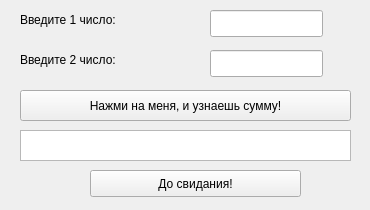
<?xml version="1.0" encoding="UTF-8"?>
<ui version="4.0">
 <class>MainWindow</class>
 <widget class="QMainWindow" name="MainWindow">
  <property name="geometry">
   <rect>
    <x>0</x>
    <y>0</y>
    <width>370</width>
    <height>210</height>
   </rect>
  </property>
  <property name="sizePolicy">
   <sizepolicy hsizetype="Preferred" vsizetype="Preferred">
    <horstretch>0</horstretch>
    <verstretch>0</verstretch>
   </sizepolicy>
  </property>
  <property name="minimumSize">
   <size>
    <width>370</width>
    <height>210</height>
   </size>
  </property>
  <property name="maximumSize">
   <size>
    <width>370</width>
    <height>210</height>
   </size>
  </property>
  <property name="windowTitle">
   <string>Моя крутая программа на Qt</string>
  </property>
  <property name="autoFillBackground">
   <bool>false</bool>
  </property>
  <widget class="QWidget" name="centralwidget">
   <property name="enabled">
    <bool>true</bool>
   </property>
   <widget class="QPushButton" name="pushButton_1">
    <property name="geometry">
     <rect>
      <x>20</x>
      <y>90</y>
      <width>331</width>
      <height>31</height>
     </rect>
    </property>
    <property name="text">
     <string>Нажми на меня, и узнаешь сумму!</string>
    </property>
   </widget>
   <widget class="QPushButton" name="pushButton_2">
    <property name="geometry">
     <rect>
      <x>90</x>
      <y>170</y>
      <width>211</width>
      <height>27</height>
     </rect>
    </property>
    <property name="text">
     <string>До свидания!</string>
    </property>
   </widget>
   <widget class="QLineEdit" name="lineEdit_1">
    <property name="geometry">
     <rect>
      <x>210</x>
      <y>10</y>
      <width>113</width>
      <height>27</height>
     </rect>
    </property>
   </widget>
   <widget class="QLineEdit" name="lineEdit_2">
    <property name="geometry">
     <rect>
      <x>210</x>
      <y>50</y>
      <width>113</width>
      <height>27</height>
     </rect>
    </property>
   </widget>
   <widget class="QLabel" name="label_1">
    <property name="geometry">
     <rect>
      <x>20</x>
      <y>10</y>
      <width>141</width>
      <height>19</height>
     </rect>
    </property>
    <property name="text">
     <string>Введите 1 число:</string>
    </property>
   </widget>
   <widget class="QLabel" name="label_2">
    <property name="geometry">
     <rect>
      <x>20</x>
      <y>50</y>
      <width>131</width>
      <height>19</height>
     </rect>
    </property>
    <property name="text">
     <string>Введите 2 число:</string>
    </property>
   </widget>
   <widget class="QTextEdit" name="textEdit">
    <property name="geometry">
     <rect>
      <x>20</x>
      <y>130</y>
      <width>331</width>
      <height>31</height>
     </rect>
    </property>
    <property name="readOnly">
     <bool>true</bool>
    </property>
   </widget>
  </widget>
 </widget>
 <resources/>
 <connections/>
</ui>
